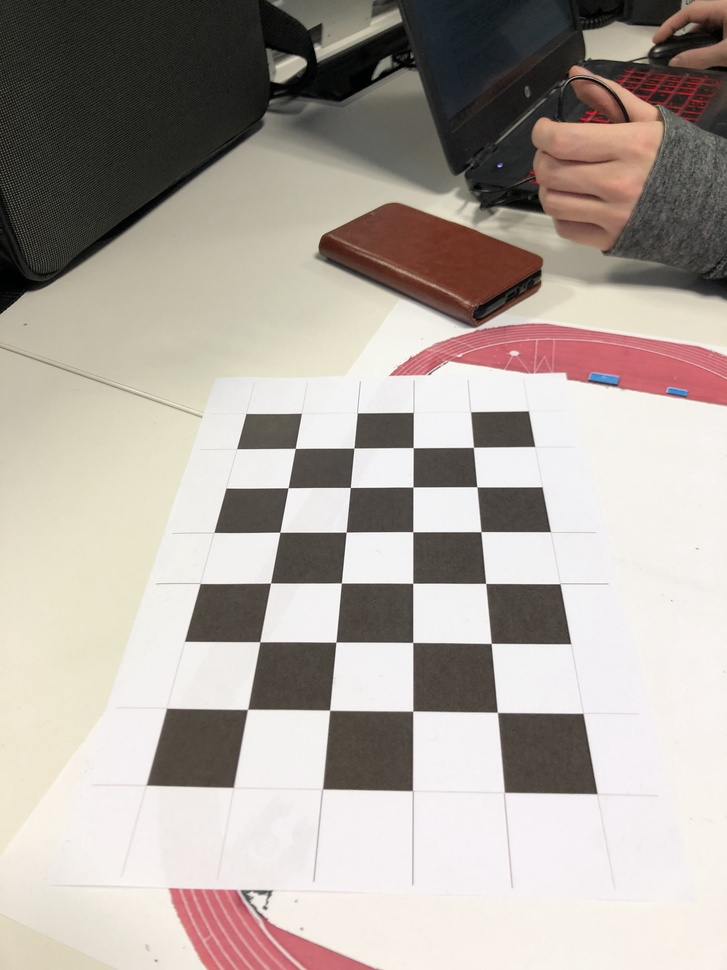
#> input picture performance400/images/photosMire/IMG_2099.jpg, 727 x 970 px, shrunk from 3024 x 4032 before the run; its folder holds only this picture in this run
$ python StereoFindintrinsicParameters.py
#> lines starting #> are read from the running program, lines starting #| are printed output that depends on the picture; after the words box and inside, x2 and y2 are one past the last pixel; in counts of white or black regions, pixels touching at a corner belong together; long printed decimals are rounded
import numpy as np
import cv2
import glob

# termination criteria
criteria = (cv2.TERM_CRITERIA_EPS + cv2.TERM_CRITERIA_MAX_ITER, 30, 0.001)

# prepare object points, like (0,0,0), (1,0,0), (2,0,0) ....,(6,5,0)
objp = np.zeros((6 * 4, 3), np.float32)
objp[:, :2] = np.mgrid[0:6, 0:4].T.reshape(-1, 2)

# Arrays to store object points and image points from all the images.
objpoints = []  # 3d point in real world space
imgpoints = []  # 2d points in image plane.
#
images = glob.glob('images/photosMire/*.jpg')

count = 0
for fname in images:
    img = cv2.imread(fname)
#> img is the input picture: shape (970, 727, 3); mean B, G, R 159.7, 166.8, 175.2
    # [4 lines of commented-out code are left out]
    gray = cv2.cvtColor(img, cv2.COLOR_BGR2GRAY)
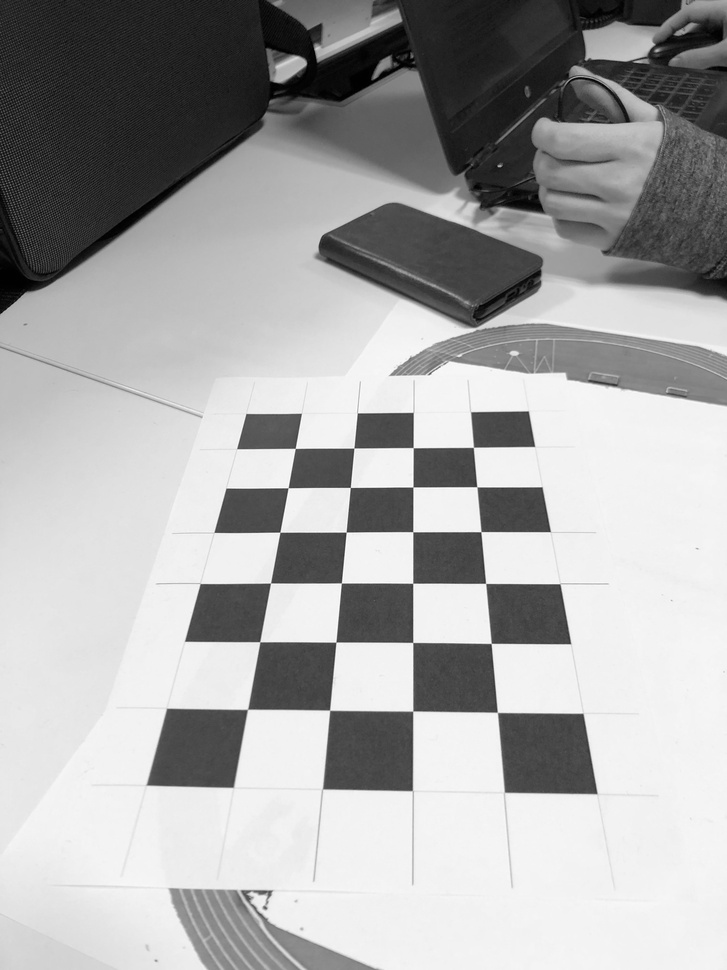
#> gray: shape (970, 727); min 0, max 255, mean 168.5

    # Find the chess board corners
    ret, corners = cv2.findChessboardCorners(gray, (6, 4), None)
#> ret = True; corners = 24 rows, first 8: [473.4, 447.4], [476.8, 486.7], [480.9, 531.6], [485.6, 583.4], [491.2, 643.4], [497.3, 712.3], [413.2, 447.6], [412.9, 487]
    print(ret)
#| True
    # If found, add object points, image points (after refining them)
    if ret:
        count += 1
        objpoints.append(objp)

        corners2 = cv2.cornerSubPix(gray, corners, (11, 11), (-1, -1), criteria)
#> corners2 = 24 rows, first 8: [473.4, 447.3], [476.9, 486.8], [480.9, 531.6], [485.7, 583.4], [491.2, 643.4], [497.4, 712.4], [413.2, 447.6], [412.9, 487]
        corners3 = []
        for i in corners2:
            corners3.append(i[0])
#> this loop made 24 passes
#> i on passes 1 to 12: [[473.4, 447.3]], [[476.9, 486.8]], [[480.9, 531.6]], [[485.7, 583.4]], [[491.2, 643.4]], [[497.4, 712.4]], [[413.2, 447.6]], [[412.9, 487]], [[412.8, 531.7]], [[412.8, 583.2]], [[412.7, 642.5]], [[412.8, 711.1]]
#> after the loop, corners3 = 24 items, first 6: [473.4, 447.3], [476.9, 486.8], [480.9, 531.6], [485.7, 583.4], [491.2, 643.4], [497.4, 712.4]
        np.savetxt('matrices/img_points' + str(count) + '_stereo_test1', corners3)
        imgpoints.append(corners2)
        # Draw and display the corners
        img = cv2.drawChessboardCorners(img, (6, 4), corners2, ret)
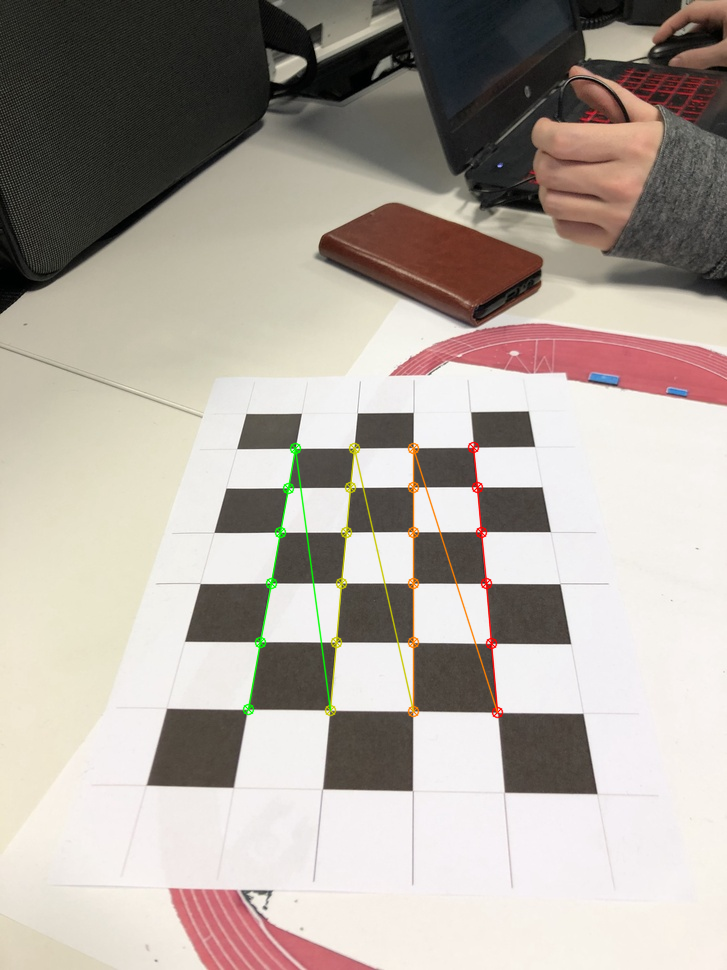
#> img: shape (970, 727, 3); 1.07% of pixels changed, all inside (x1, y1, x2, y2) = (242, 441, 504, 719)
        cv2.imwrite('images/miresCalibrees/mire' + str(count) + '.jpg', img)
        cv2.waitKey(0)

ret, mtx, dist, rvecs, tvecs = cv2.calibrateCamera(objpoints, imgpoints, gray.shape[::-1], None, None)
#> ret = 0.178; mtx = [[747.6, 0, 382.1], [0, 709.5, 491.5], [0, 0, 1]]; dist = [[0.32, -3.62, 0.0117, 0.00585, 12.95]]; rvecs = ([-0.575, 0.655, 1.5],); tvecs = ([1.52, -0.787, 12.55],)

print(mtx)
#| [[747.633   0.         382.079]
#|  [  0.         709.459 491.475 ]
#|  [  0.           0.           1.        ]]
print(dist)
#| [[ 3.20092876e-01 -3.61983325e+00  1.16978910e-02  5.84949562e-03
#|    1.29463999e+01]]

np.savetxt('matrices/camera_matrix', mtx)
np.savetxt('matrices/distortion_vector', dist)
np.savetxt('matrices/obj_points_stereo_test1', objpoints[0])

# undistort
dst = cv2.undistort(img, mtx, dist, None, mtx)
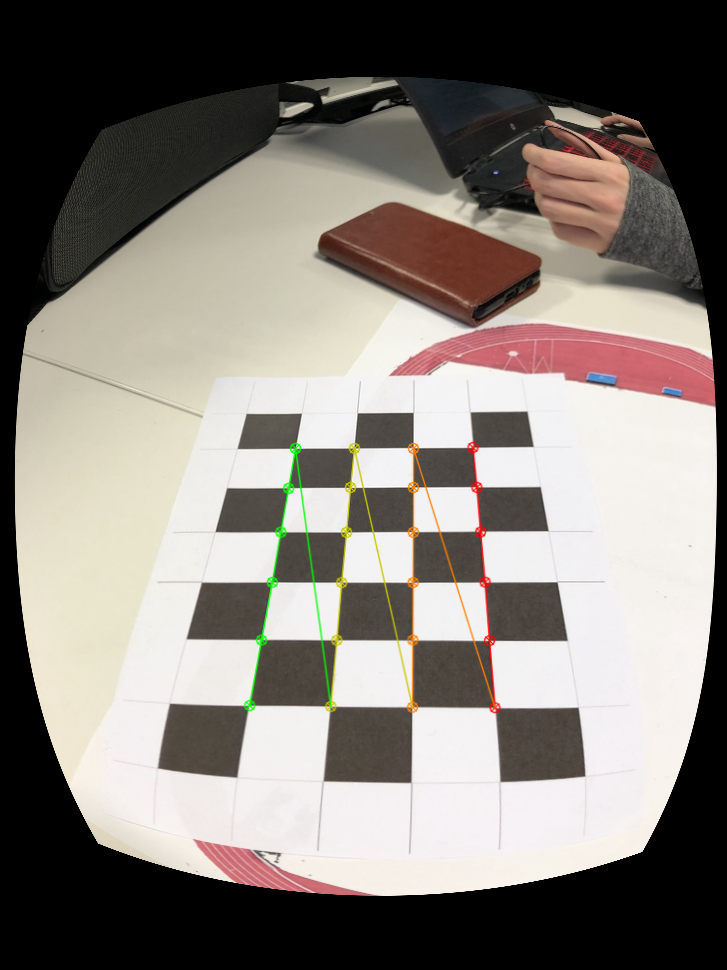
#> dst: shape (970, 727, 3); mean B, G, R 119.9, 126.1, 132.3
cv2.imwrite('images/calibresult.png', dst)

$ run again, on performance400/images/photosMire/IMG_2103.jpg
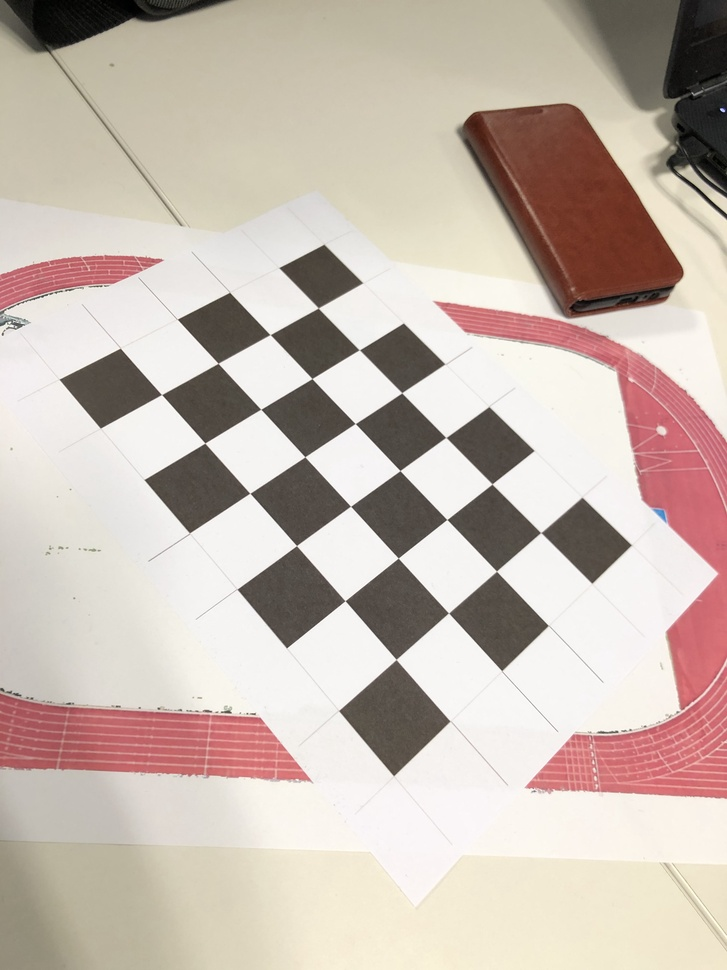
#> input picture performance400/images/photosMire/IMG_2103.jpg, 727 x 970 px, shrunk from 3024 x 4032 before the run
#> img is the input picture: shape (970, 727, 3); mean B, G, R 176, 185.4, 199.1
#> `ret, corners = cv2.findChessboardCorners(gray, (6, 4), None)`: ret = True; corners = 24 rows, first 8: [318.3, 308.1], [359.4, 349.8], [401.8, 392.7], [445.9, 437.5], [492.1, 483.9], [540.6, 532.5], [270.1, 334.6], [312, 378.5]
#| True
#> corners2 = 24 rows, first 8: [318.2, 307.9], [359.3, 349.8], [401.8, 392.7], [445.9, 437.4], [492.1, 484], [540.8, 532.6], [270.2, 334.6], [312, 378.5]
#> the loop `for i in corners2:` made 24 passes
#> after the loop `for i in corners2:`: corners3 = 24 items, first 6: [318.2, 307.9], [359.3, 349.8], [401.8, 392.7], [445.9, 437.4], [492.1, 484], [540.8, 532.6]
#> `img = cv2.drawChessboardCorners(img, (6, 4), corners2, ret)`:
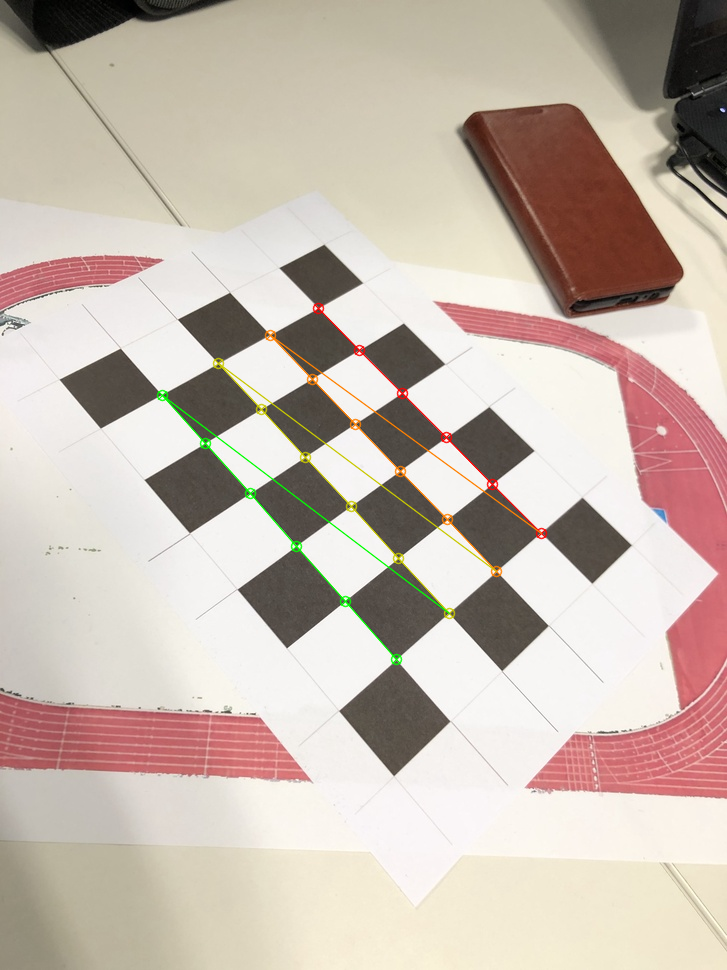
#> img: shape (970, 727, 3); 1.07% of pixels changed, all inside (x1, y1, x2, y2) = (156, 302, 548, 666)
#> `ret, mtx, dist, rvecs, tvecs = cv2.calibrateCamera(objpoints, imgpoint..`: ret = 0.107; mtx = [[1018.4, 0, 489.6], [0, 1149.4, 515.1], [0, 0, 1]]; dist = [[0.466, -1.36, 0.0281, 0.048, 2.65]]; rvecs = ([-0.731, 0.0184, 0.796],); tvecs = ([-2.82, -2.99, 16.4],)
#| [[1.01838087e+03 0.00000000e+00 4.89644805e+02]
#|  [0.00000000e+00 1.14935919e+03 5.15071301e+02]
#|  [0.00000000e+00 0.00000000e+00 1.00000000e+00]]
#| [[ 0.4657 -1.358  0.02807  0.04797   2.648]]
#> `dst = cv2.undistort(img, mtx, dist, None, mtx)`:
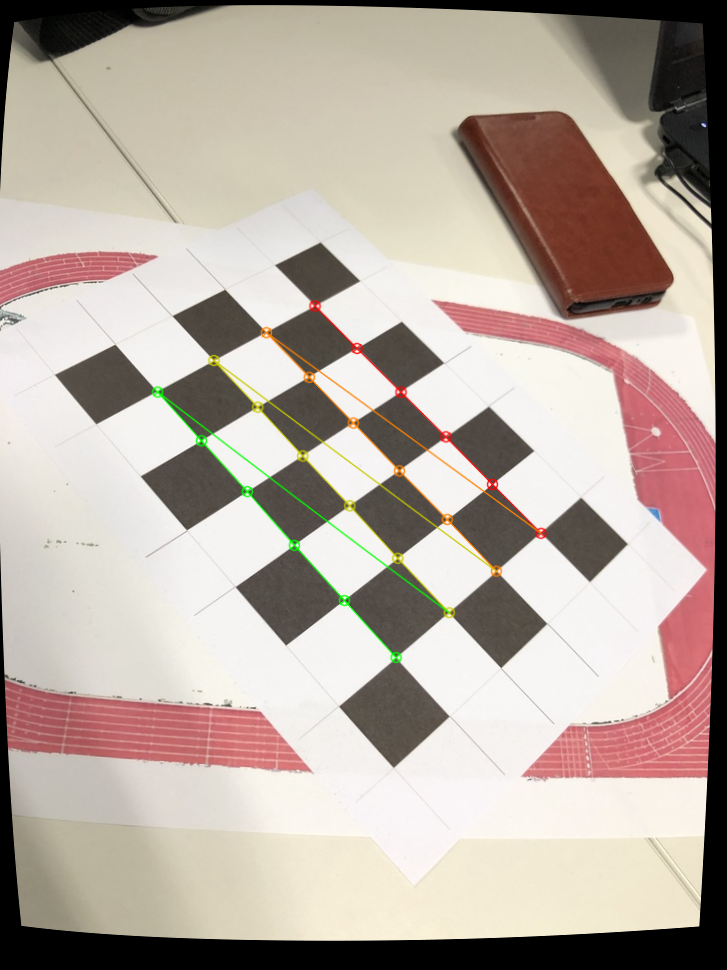
#> dst: shape (970, 727, 3); mean B, G, R 162.1, 171.6, 184

$ run again, on performance400/images/photosMire/IMG_2100.jpg
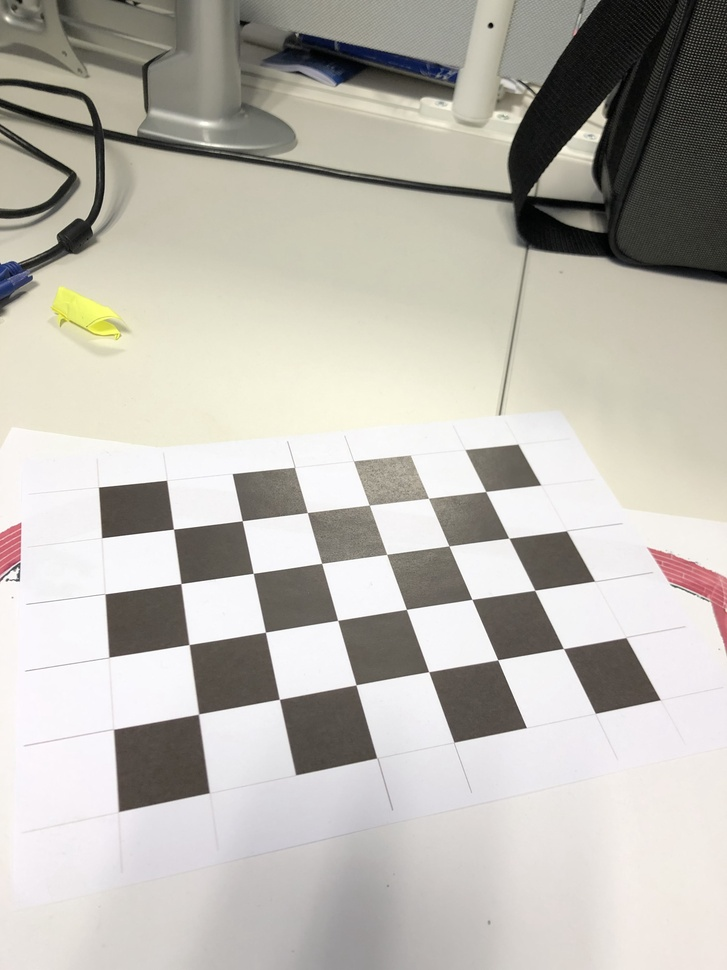
#> input picture performance400/images/photosMire/IMG_2100.jpg, 727 x 970 px, shrunk from 3024 x 4032 before the run
#> img is the input picture: shape (970, 727, 3); mean B, G, R 176.3, 183.9, 187.2
#> `ret, corners = cv2.findChessboardCorners(gray, (6, 4), None)`: ret = True; corners = 24 rows, first 8: [173.5, 529.1], [242.2, 520.7], [307.4, 512.5], [369.4, 505.1], [428.5, 498.3], [485.6, 491.5], [180.9, 583.5], [253.3, 573.3]
#| True
#> corners2 = 24 rows, first 8: [173.5, 529.2], [242.2, 520.7], [307.3, 512.5], [369.2, 504.9], [428.5, 498.3], [485.7, 491.5], [180.8, 583.6], [253.3, 573.3]
#> the loop `for i in corners2:` made 24 passes
#> after the loop `for i in corners2:`: corners3 = 24 items, first 6: [173.5, 529.2], [242.2, 520.7], [307.3, 512.5], [369.2, 504.9], [428.5, 498.3], [485.7, 491.5]
#> `img = cv2.drawChessboardCorners(img, (6, 4), corners2, ret)`:
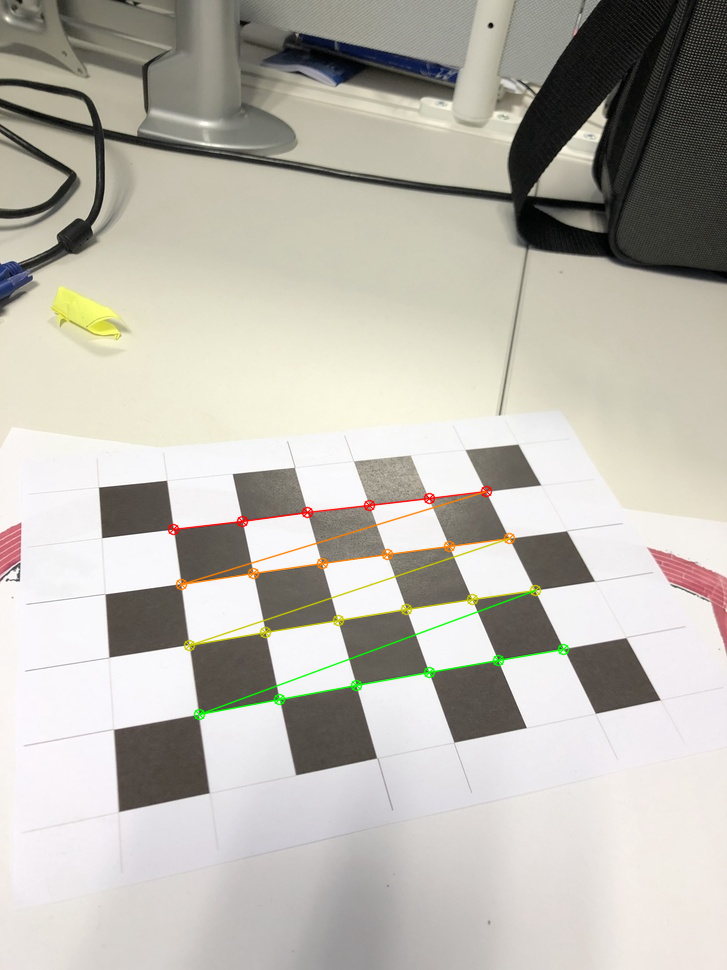
#> img: shape (970, 727, 3); 1.26% of pixels changed, all inside (x1, y1, x2, y2) = (167, 485, 570, 721)
#> `ret, mtx, dist, rvecs, tvecs = cv2.calibrateCamera(objpoints, imgpoint..`: ret = 0.151; mtx = [[872.3, 0, 374.6], [0, 937.7, 471.2], [0, 0, 1]]; dist = [[0.286, -2.34, 0.0117, -0.00635, 6]]; rvecs = ([-0.83, -0.222, -0.208],); tvecs = ([-2.96, 0.786, 13.01],)
#| [[872.266   0.         374.614]
#|  [  0.         937.698 471.230]
#|  [  0.           0.           1.        ]]
#| [[ 0.2855 -2.345  0.01166 -0.006353  6.002 ]]
#> `dst = cv2.undistort(img, mtx, dist, None, mtx)`:
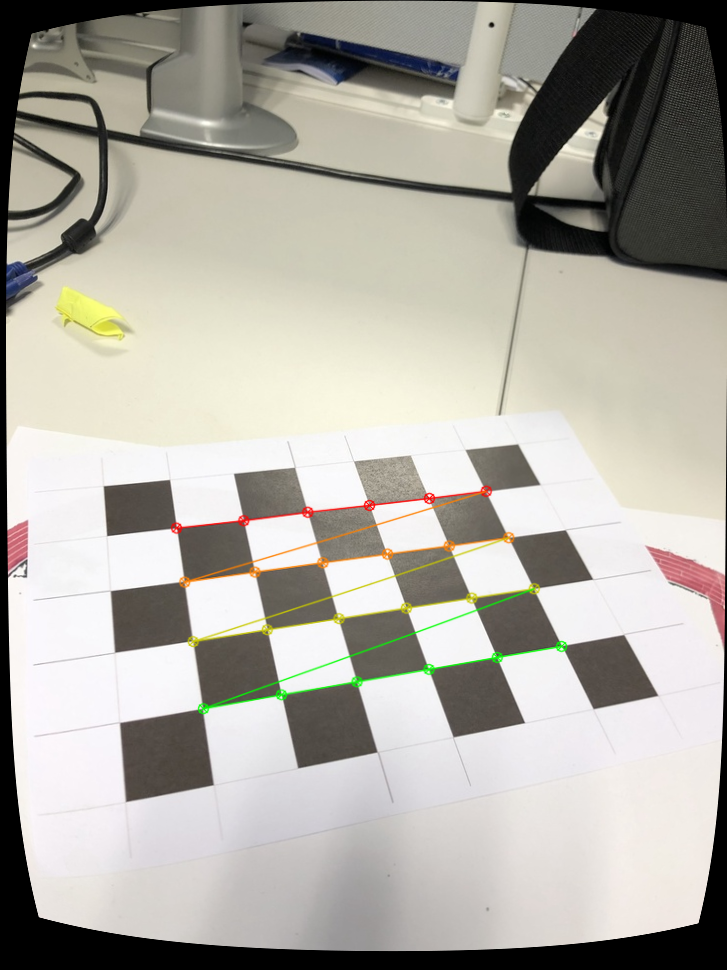
#> dst: shape (970, 727, 3); mean B, G, R 164.2, 172.4, 175.5
